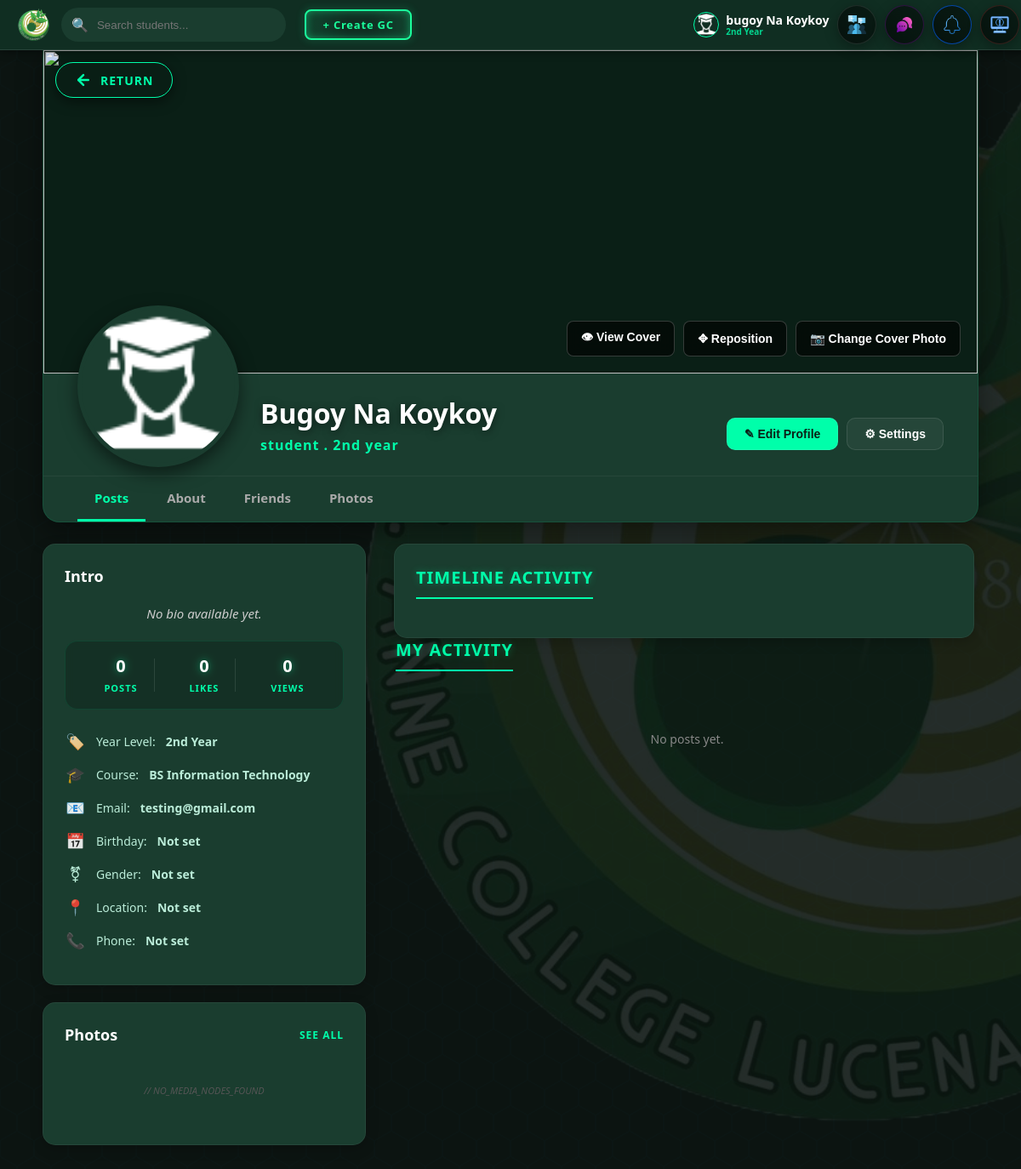
/Student_Profile.php (signed in), run on the app's committed database.
### tables this page shows
CREATE TABLE `students` (
  `id` int(11) NOT NULL,
  `student_name` varchar(100) NOT NULL,
  `student_id` varchar(50) NOT NULL,
  `created_at` timestamp NOT NULL DEFAULT current_timestamp(),
  `year_level` varchar(50) DEFAULT '',
  `course` varchar(100) DEFAULT '',
  `bio` text DEFAULT NULL,
  `profile_pic` varchar(255) DEFAULT '',
  `email` varchar(100) DEFAULT '',
  `last_active` datetime DEFAULT NULL,
  `is_online` tinyint(1) DEFAULT 0,
  `status` varchar(50) DEFAULT 'Student',
  `batch_year` varchar(20) DEFAULT '',
  `is_alumni` tinyint(1) DEFAULT 0,
  `password` varchar(255) DEFAULT NULL,
  `cover_pic1` varchar(255) DEFAULT '',
  `cover_pic2` varchar(255) DEFAULT '',
  `cover_pic3` varchar(255) DEFAULT '',
  `is_restricted` tinyint(1) DEFAULT 0,
  `restriction_end_date` datetime DEFAULT NULL,
  `last_activity` datetime DEFAULT NULL,
  `mfa_enabled` tinyint(1) DEFAULT 0,
  `mfa_secret` varchar(255) DEFAULT NULL,
  `recovery_email` varchar(255) DEFAULT NULL,
  `cover_photo` varchar(255) DEFAULT '',
  `cover_offset` int(11) DEFAULT 0,
  `location` varchar(255) DEFAULT '',
  `birthdate` date DEFAULT NULL,
  `gender` varchar(20) DEFAULT '',
  `phone` varchar(20) DEFAULT NULL,
  `hide_phone` tinyint(1) DEFAULT 0,
  `force_logout` tinyint(1) DEFAULT 0,
  `logout_token` varchar(255) DEFAULT NULL,
  `profile_pic_content` longblob DEFAULT NULL
);

### Student_Profile.php (the view, shortened to what the rows shown need)
<?php
require_once __DIR__ . '/config/database.php';
$conn->query("ALTER TABLE teachers ADD COLUMN IF NOT EXISTS cover_photo VARCHAR(255) DEFAULT ''");
$conn->query("ALTER TABLE teachers ADD COLUMN IF NOT EXISTS cover_offset INT DEFAULT 0");
$conn->query("ALTER TABLE teachers ADD COLUMN IF NOT EXISTS location VARCHAR(255) DEFAULT ''");
$conn->query("ALTER TABLE teachers ADD COLUMN IF NOT EXISTS phone VARCHAR(20) DEFAULT NULL");
$conn->query("ALTER TABLE teachers ADD COLUMN IF NOT EXISTS hide_phone TINYINT(1) DEFAULT 0");
$conn->query("ALTER TABLE teachers ADD COLUMN IF NOT EXISTS birthdate DATE NULL");
$my_id_header = $_SESSION['student_id'];
$user_type_header = $_SESSION['user_type'] ?? 'student';
if ($user_type_header === 'teacher') {
    $real_id_h = str_replace("T-", "", $my_id_header);
    $me_res = $conn->query("SELECT *, name as student_name FROM teachers WHERE id='$real_id_h'");
} elseif ($user_type_header === 'admin') {
    $me_res = $conn->query("SELECT *, username as student_name FROM admins2 WHERE username='".$_SESSION['admin_username']."'");
} else {
    $me_res = $conn->query("SELECT * FROM students WHERE student_id='$my_id_header'");
}
$me = $me_res->fetch_assoc();
$user_sub_info = "Student";
if($user_type_header === 'student') {
    $user_sub_info = (isset($me['is_alumni']) && $me['is_alumni'] == 1) ? "Alumni" : ($me['year_level'] ?? 'Student');
} elseif ($user_type_header === 'admin') { $user_sub_info = "Admin"; }
else { $user_sub_info = "Faculty Teacher"; }
$conn->query("ALTER TABLE teachers ADD COLUMN IF NOT EXISTS bio TEXT");
$target_id = isset($_GET['id']) ? $_GET['id'] : $_SESSION['student_id'];
$is_teacher_profile = (strpos($target_id, 'T-') === 0);
if ($is_teacher_profile) {
    $real_id = substr($target_id, 2);
    $stmt = $conn->prepare("SELECT *, name as student_name, department as course, position as year_level FROM teachers WHERE id = ?");
    $stmt->bind_param("i", $real_id);
} else {
    $stmt = $conn->prepare("SELECT * FROM students WHERE student_id = ?");
    $stmt->bind_param("s", $target_id);
}
$stmt->execute();
$user = $stmt->get_result()->fetch_assoc();
$formatted_name = $user ? ucwords(strtolower($user['student_name'])) : 'User Not Found';
?>
<!DOCTYPE html>
<html lang="en">
<head>
    <link rel="stylesheet" href="https://unpkg.com/leaflet@1.9.4/dist/leaflet.css" />
</head>
<body>
    <header>
        <div class="hd-right">
        <div class="hd-profile" style="display:flex; align-items:center; gap:8px; cursor:pointer;" onclick="window.location.href='Student_Profile.php'">
            <div style="display: flex; flex-direction: column; align-items: flex-start; justify-content: center;">
                <span style="color:white; font-size:14px; font-weight:600; line-height: 1.2;"><?php echo htmlspecialchars($me['student_name']); ?></span>
                <small style="font-size: 10px; color: var(--accent); font-weight: bold; opacity: 0.8; line-height: 1;"><?php echo htmlspecialchars($user_sub_info); ?></small>
            </div>
        </div>
        </div>
    </header>
    <div class="profile-wrapper">
        <div class="profile-header-card">
            <div class="header-content-bar">
                <div class="user-identity">
                    <h1><?php echo htmlspecialchars($formatted_name); ?></h1>
                    <p style="text-transform: lowercase;"><?php
                        if ($is_teacher_profile) echo 'faculty member . ' . htmlspecialchars($user['year_level'] ?? 'n/a');
                        elseif (isset($user['is_alumni']) && $user['is_alumni'] == 1) echo 'alumni . ' . htmlspecialchars($user['course'] ?? '');
                        else echo 'student . ' . htmlspecialchars($user['year_level'] ?? 'n/a');
                    ?></p>
                </div>
            </div>
        </div>
        <div class="profile-grid tab-content" id="posts-content">
            <div class="profile-sidebar-col">
                <div class="intro-card">
                    <div id="static-info-sidebar">
                        <div class="detail-item"><span class="detail-icon">🏷️</span> <?php echo $is_teacher_profile ? 'Position' : 'Year Level'; ?>: <strong><?php echo htmlspecialchars($user['year_level'] ?? 'N/A'); ?></strong></div>
                        <div class="detail-item"><span class="detail-icon">🎓</span> <?php echo $is_teacher_profile ? 'Department' : 'Course'; ?>: <strong><?php echo htmlspecialchars($user['course'] ?? 'N/A'); ?></strong></div>
                        <div class="detail-item"><span class="detail-icon">📧</span> Email: <strong><?php echo htmlspecialchars($user['email'] ?? 'Not set'); ?></strong></div>
                    </div>
                </div>
            </div>
        </div>
    </div>
</body>
</html>

### data on the page
students: student_name "bugoy Na Koykoy", year_level "2nd Year", student_name "Bugoy Na Koykoy", year_level "2nd year", course "BS Information Technology", email "testing@gmail.com"

### other printed values
formatStat($total_posts) "0"
formatStat($total_likes) "0"
formatStat($total_views) "0"
